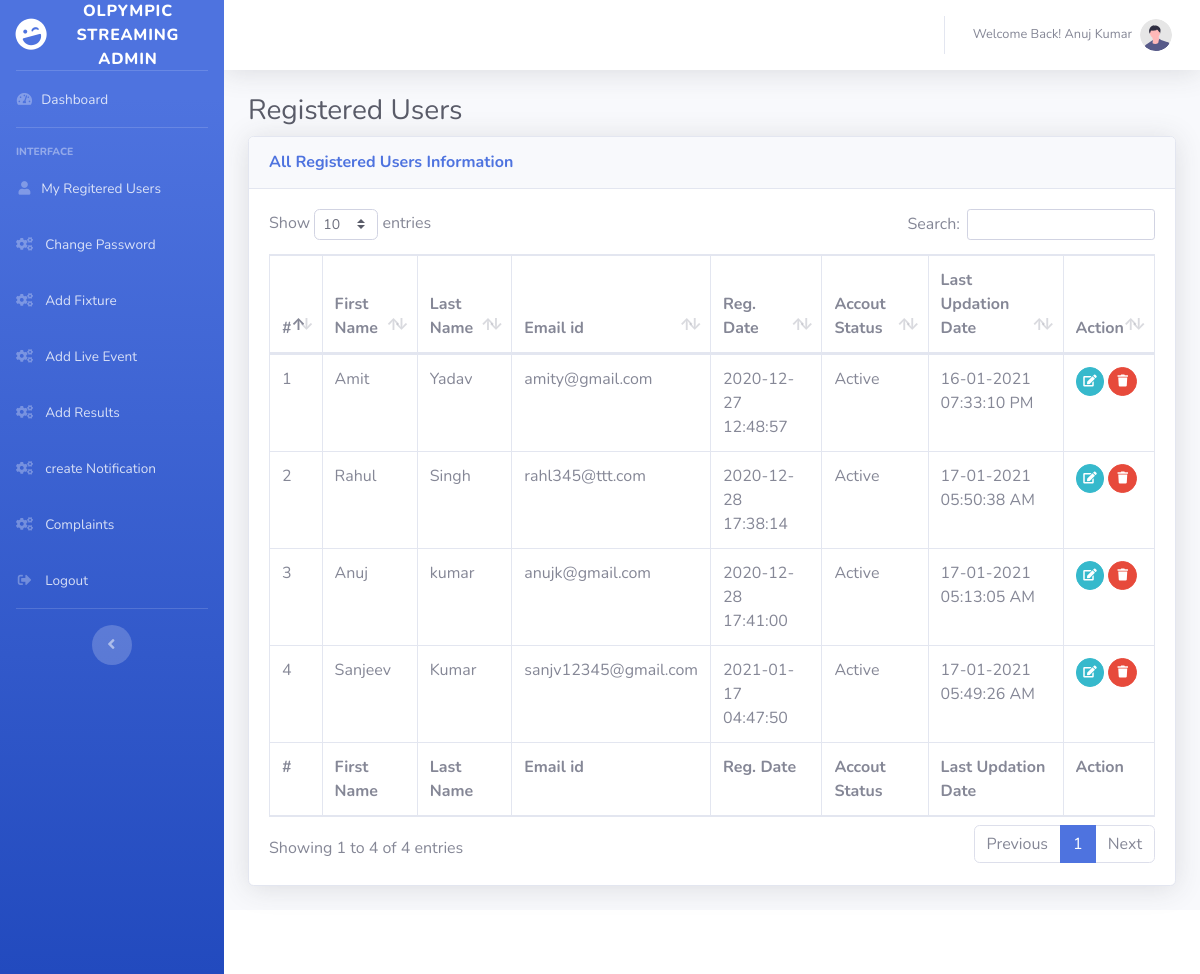
/pd/admin/registered-users.php (signed in), run on the app's committed database.
### tables this page shows
CREATE TABLE `tblusers` (
  `id` int(11) NOT NULL,
  `FirstName` varchar(150) DEFAULT NULL,
  `LastName` varchar(150) DEFAULT NULL,
  `EmailId` varchar(255) DEFAULT NULL,
  `UserPassword` varchar(255) DEFAULT NULL,
  `RegDate` timestamp NULL DEFAULT current_timestamp(),
  `IsActive` int(1) DEFAULT NULL,
  `LastUpdationDate` varchar(150) DEFAULT NULL
);

### pd/admin/registered-users.php (the view, shortened to what this page needs)
<?php
include('../includes/config.php');
if (strlen($_SESSION['adid'] == 0)) {
    header('location:logout.php');
} else {
?>
    <!DOCTYPE html>
    <html lang="en">
    <head>
        <link href="../vendor/fontawesome-free/css/all.min.css" rel="stylesheet" type="text/css">
        <link href="../css/sb-admin-2.min.css" rel="stylesheet">
        <link href="../vendor/datatables/dataTables.bootstrap4.min.css" rel="stylesheet">
    </head>
    <body id="page-top">
        <div id="wrapper">
            <?php include_once('includes/sidebar.php'); ?>
            <div id="content-wrapper" class="d-flex flex-column">
                <div id="content">
                    <?php include_once('includes/topbar.php'); ?>
                    <div class="container-fluid">
                        <h1 class="h3 mb-2 text-gray-800">Registered Users</h1>
                        <div class="card shadow mb-4">
                            <div class="card-header py-3">
                                <h6 class="m-0 font-weight-bold text-primary">All Registered Users Information</h6>
                            </div>
                            <div class="card-body">
                                <div class="table-responsive">
                                    <table class="table table-bordered" id="dataTable" width="100%" cellspacing="0">
                                        <thead>
                                            <tr>
                                                <th>#</th>
                                                <th>First Name</th>
                                                <th>Last Name</th>
                                                <th>Email id</th>
                                                <th>Reg. Date</th>
                                                <th>Accout Status</th>
                                                <th>Last Updation Date</th>
                                                <th>Action</th>
                                            </tr>
                                        </thead>
                                        <tfoot>
                                            <tr>
                                                <th>#</th>
                                                <th>First Name</th>
                                                <th>Last Name</th>
                                                <th>Email id</th>
                                                <th>Reg. Date</th>
                                                <th>Accout Status</th>
                                                <th>Last Updation Date</th>
                                                <th>Action</th>
                                            </tr>
                                        </tfoot>
                                        <tbody>
                                            <?php
                                            $query = mysqli_query($con, "call sp_allregisteredusers()");
                                            $cnt = 1;
                                            while ($result = mysqli_fetch_array($query)) {
                                            ?>
                                                <tr>
                                                    <td><?php echo $cnt; ?></td>
                                                    <td><?php echo $result['FirstName']; ?></td>
                                                    <td><?php echo $result['LastName']; ?></td>
                                                    <td><?php echo $result['EmailId']; ?></td>
                                                    <td><?php echo $result['RegDate']; ?></td>
                                                    <td><?php $accountstatus = $result['IsActive'];
                                                        if ($accountstatus == 1) :
                                                            echo "Active";
                                                        else :
                                                            echo "Blocked";
                                                        endif;
                                                        ?>
                                                    </td>
                                                    <td><?php echo $result['LastUpdationDate']; ?></td>
                                                    <td>
                                                        <a href="edit-user-profile.php?uid=<?php echo $result['id']; ?>" class="btn btn-info  btn-circle btn-sm">
                                                            <i class="fas fa-edit"></i></a>
                                                        <a href="registered-users.php?delete=<?php echo $result['id']; ?>" onClick="return confirm('Do you really want to delete?');" class="btn btn-danger btn-circle btn-sm">
                                                            <i class="fas fa-trash"></i></a>
                                                    </td>
                                                </tr>
                                            <?php $cnt++;
                                            } ?>
                                        </tbody>
                                    </table>
                                </div>
                            </div>
                        </div>
                    </div>
                </div>
                <?php include_once('includes/footer.php'); ?>
            </div>
        </div>
    </body>
    </html>
<?php } ?>

### data on the page
tblusers: FirstName "Amit", LastName "Yadav", EmailId "amity@gmail.com", RegDate "2020-12-27 12:48:57", IsActive "Active", LastUpdationDate "16-01-2021 07:33:10 PM"
tblusers: FirstName "Rahul", LastName "Singh", EmailId "rahl345@ttt.com", RegDate "2020-12-28 17:38:14", IsActive "Active", LastUpdationDate "17-01-2021 05:50:38 AM"
tblusers: FirstName "Anuj", LastName "kumar", EmailId "anujk@gmail.com", RegDate "2020-12-28 17:41:00", IsActive "Active", LastUpdationDate "17-01-2021 05:13:05 AM"
tblusers: FirstName "Sanjeev", LastName "Kumar", EmailId "sanjv12345@gmail.com", RegDate "2021-01-17 04:47:50", IsActive "Active", LastUpdationDate "17-01-2021 05:49:26 AM"

### other printed values
$_SESSION['fllname'] "Anuj Kumar"
